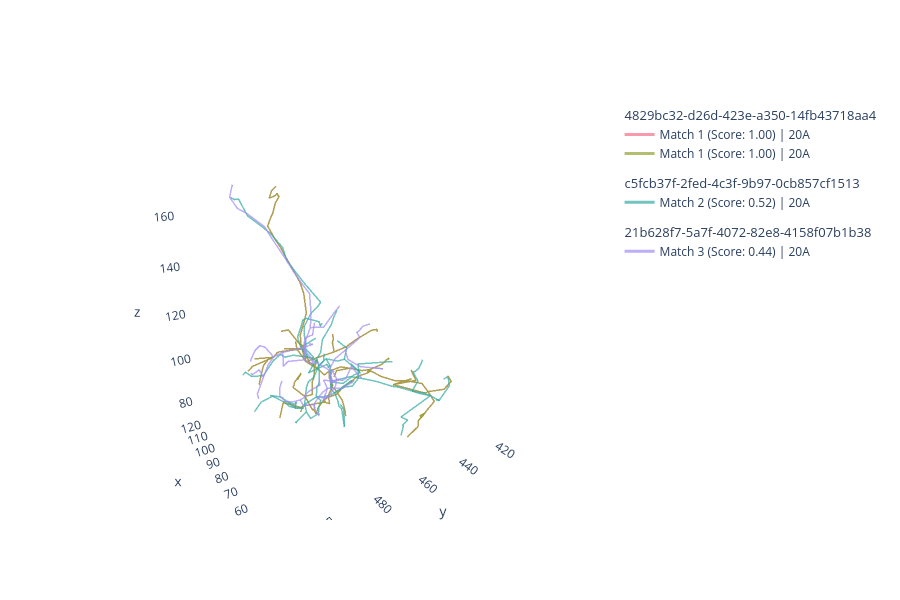
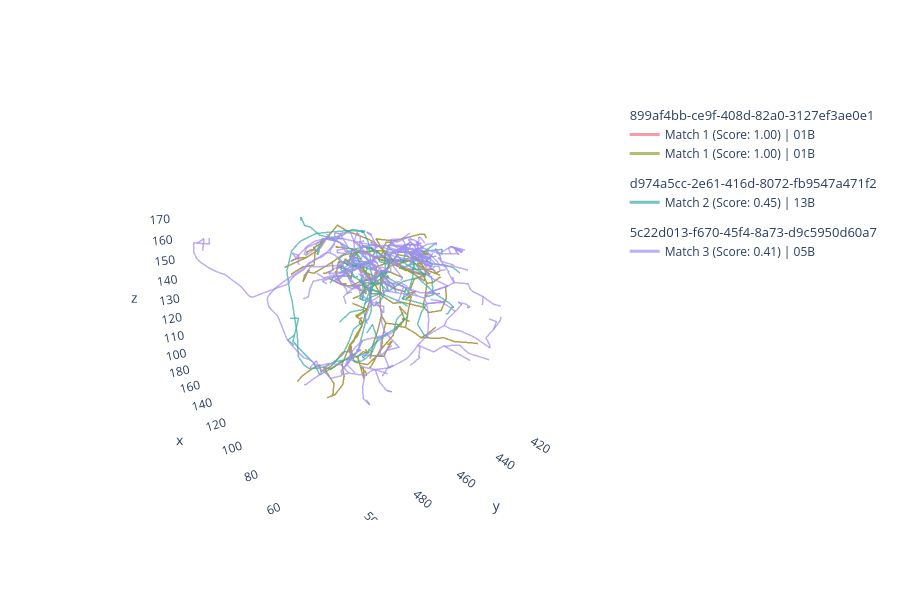

These figures' notebook cell, in order:
### Code cell
import numpy as np
import pandas as pd
import navis


def plot_best_k_3d(scores, query_id, performance_df, k=5):
    """
    Plots the query neuron and its top k matches in a single interactive 3D canvas.
    """
    # 1. Get top matches
    top_k = get_top_n_matches(scores, n=k)
    
    palette_k = sns.color_palette("husl", k+1)
    
    # 2. Extract and format metadata for the Query
    query_neuron = sorted_target_neurons.idx[query_id]
    actual_lineage = df_sorted[df_sorted["SWC filename"] == query_neuron.name]['classification_system'].iloc[0]
    predicted_lineage = performance_df.loc[performance_df['Query_ID'] == query_id, 'Predicted'].iloc[0]
    
    # Tag the query neuron name for the 3D legend
    query_neuron.label = f"QUERY ({query_neuron.name.split('_')[-1]}) | True: {actual_lineage} | Pred: {predicted_lineage}"
    
    # Create our collection of neurons to plot, starting with the query
    neurons_to_plot = [query_neuron]
    
    
    
    # 3. Gather and tag each of the top k matches
    for i in range(1, k + 1):
        next_match_id, next_match_score = top_k.loc[query_id, [f'rank_{i}_id', f'rank_{i}_score']]
        t_neuron_i = sorted_target_neurons.idx[next_match_id]
        
        infered_lineage = df_sorted[df_sorted["SWC filename"] == t_neuron_i.name]['classification_system'].iloc[0]
        
        # Labeling the neuron updates its entry in the 3D viewer's interactive legend
        t_neuron_i.label = f"Match {i} (Score: {next_match_score:.2f}) | {infered_lineage}"
        neurons_to_plot.append(t_neuron_i)
    
    # 4. Generate colors (e.g., Query is bright Red, matches are a gradient or sequential)
    # Alternatively, let navis automatically cycle through colors dynamically
    print(f"Opening interactive 3D view for Query {query_id}...")
    
    # Pass the list directly to plot3d
    # If using Jupyter, make sure your backend is set (e.g., navis.set_backend('plotly'))
    navis.plot3d(neurons_to_plot, color=palette_k, alpha=.7)

# Example Usage:
plot_best_k_3d(score_matrix_mean, best_query_id, performance_df=df_performance, k=k)

plot_best_k_3d(score_matrix_mean, worst_query_id, performance_df=df_performance, k=k)

### Figure 1 — Plotly figure (JSON) as saved in the notebook; plotly's stock layout.template omitted (floating-point values rounded to 4 significant figures; data arrays with more than 128 entries replaced by an {"elided": "..."} marker saying what was removed)
{"data": [{"hoverinfo": "none", "hovertext": " ", "legendgroup": "4829bc32-d26d-423e-a350-14fb43718aa4", "legendgrouptitle": {"text": "4829bc32-d26d-423e-a350-14fb43718aa4"}, "line": {"color": "rgb(246,112,136)", "dash": "solid", "width": 3}, "mode": "lines", "name": "Match 1 (Score: 1.00) | 20A", "opacity": 0.7, "showlegend": true, "type": "scatter3d", "x": {"elided": "178 float values"}, "y": {"elided": "178 float values"}, "z": {"elided": "178 float values"}}, {"hoverinfo": "none", "hovertext": " ", "legendgroup": "4829bc32-d26d-423e-a350-14fb43718aa4", "legendgrouptitle": {"text": "4829bc32-d26d-423e-a350-14fb43718aa4"}, "line": {"color": "rgb(150,163,49)", "dash": "solid", "width": 3}, "mode": "lines", "name": "Match 1 (Score: 1.00) | 20A", "opacity": 0.7, "showlegend": true, "type": "scatter3d", "x": {"elided": "178 float values"}, "y": {"elided": "178 float values"}, "z": {"elided": "178 float values"}}, {"hoverinfo": "none", "hovertext": " ", "legendgroup": "c5fcb37f-2fed-4c3f-9b97-0cb857cf1513", "legendgrouptitle": {"text": "c5fcb37f-2fed-4c3f-9b97-0cb857cf1513"}, "line": {"color": "rgb(53,172,164)", "dash": "solid", "width": 3}, "mode": "lines", "name": "Match 2 (Score: 0.52) | 20A", "opacity": 0.7, "showlegend": true, "type": "scatter3d", "x": {"elided": "197 float values"}, "y": {"elided": "197 float values"}, "z": {"elided": "197 float values"}}, {"hoverinfo": "none", "hovertext": " ", "legendgroup": "21b628f7-5a7f-4072-82e8-4158f07b1b38", "legendgrouptitle": {"text": "21b628f7-5a7f-4072-82e8-4158f07b1b38"}, "line": {"color": "rgb(163,140,244)", "dash": "solid", "width": 3}, "mode": "lines", "name": "Match 3 (Score: 0.44) | 20A", "opacity": 0.7, "showlegend": true, "type": "scatter3d", "x": {"elided": "149 float values"}, "y": {"elided": "149 float values"}, "z": {"elided": "149 float values"}}], "layout": {"autosize": true, "height": 600, "legend": {"bgcolor": "rgba(0,0,0,0)", "orientation": "v"}, "paper_bgcolor": "rgba(0,0,0,0)", "plot_bgcolor": "rgba(0,0,0,0)", "scene": {"aspectmode": "data", "aspectratio": {"x": 1, "y": 1, "z": 1}, "camera": {"eye": {"x": -1.743, "y": 1.071, "z": 0.71}, "up": {"x": 0, "y": 0, "z": 1}}, "xaxis": {"backgroundcolor": "rgb(240, 240, 240)", "gridcolor": "rgb(255, 255, 255)", "showbackground": false, "showgrid": false, "showline": false, "zerolinecolor": "rgb(255, 255, 255)"}, "yaxis": {"backgroundcolor": "rgb(240, 240, 240)", "gridcolor": "rgb(255, 255, 255)", "showbackground": false, "showgrid": false, "showline": false, "zerolinecolor": "rgb(255, 255, 255)"}, "zaxis": {"backgroundcolor": "rgb(240, 240, 240)", "gridcolor": "rgb(255, 255, 255)", "showbackground": false, "showgrid": false, "showline": false, "zerolinecolor": "rgb(255, 255, 255)"}}, "showlegend": true}}

### Figure 2 — Plotly figure (JSON) as saved in the notebook; plotly's stock layout.template omitted (floating-point values rounded to 4 significant figures; data arrays with more than 128 entries replaced by an {"elided": "..."} marker saying what was removed)
{"data": [{"hoverinfo": "none", "hovertext": " ", "legendgroup": "899af4bb-ce9f-408d-82a0-3127ef3ae0e1", "legendgrouptitle": {"text": "899af4bb-ce9f-408d-82a0-3127ef3ae0e1"}, "line": {"color": "rgb(246,112,136)", "dash": "solid", "width": 3}, "mode": "lines", "name": "Match 1 (Score: 1.00) | 01B", "opacity": 0.7, "showlegend": true, "type": "scatter3d", "x": {"elided": "464 float values"}, "y": {"elided": "464 float values"}, "z": {"elided": "464 float values"}}, {"hoverinfo": "none", "hovertext": " ", "legendgroup": "899af4bb-ce9f-408d-82a0-3127ef3ae0e1", "legendgrouptitle": {"text": "899af4bb-ce9f-408d-82a0-3127ef3ae0e1"}, "line": {"color": "rgb(150,163,49)", "dash": "solid", "width": 3}, "mode": "lines", "name": "Match 1 (Score: 1.00) | 01B", "opacity": 0.7, "showlegend": true, "type": "scatter3d", "x": {"elided": "464 float values"}, "y": {"elided": "464 float values"}, "z": {"elided": "464 float values"}}, {"hoverinfo": "none", "hovertext": " ", "legendgroup": "d974a5cc-2e61-416d-8072-fb9547a471f2", "legendgrouptitle": {"text": "d974a5cc-2e61-416d-8072-fb9547a471f2"}, "line": {"color": "rgb(53,172,164)", "dash": "solid", "width": 3}, "mode": "lines", "name": "Match 2 (Score: 0.45) | 13B", "opacity": 0.7, "showlegend": true, "type": "scatter3d", "x": {"elided": "417 float values"}, "y": {"elided": "417 float values"}, "z": {"elided": "417 float values"}}, {"hoverinfo": "none", "hovertext": " ", "legendgroup": "5c22d013-f670-45f4-8a73-d9c5950d60a7", "legendgrouptitle": {"text": "5c22d013-f670-45f4-8a73-d9c5950d60a7"}, "line": {"color": "rgb(163,140,244)", "dash": "solid", "width": 3}, "mode": "lines", "name": "Match 3 (Score: 0.41) | 05B", "opacity": 0.7, "showlegend": true, "type": "scatter3d", "x": {"elided": "906 float values"}, "y": {"elided": "906 float values"}, "z": {"elided": "906 float values"}}], "layout": {"autosize": true, "height": 600, "legend": {"bgcolor": "rgba(0,0,0,0)", "orientation": "v"}, "paper_bgcolor": "rgba(0,0,0,0)", "plot_bgcolor": "rgba(0,0,0,0)", "scene": {"aspectmode": "data", "aspectratio": {"x": 1, "y": 1, "z": 1}, "camera": {"eye": {"x": -1.743, "y": 1.071, "z": 0.71}, "up": {"x": 0, "y": 0, "z": 1}}, "xaxis": {"backgroundcolor": "rgb(240, 240, 240)", "gridcolor": "rgb(255, 255, 255)", "showbackground": false, "showgrid": false, "showline": false, "zerolinecolor": "rgb(255, 255, 255)"}, "yaxis": {"backgroundcolor": "rgb(240, 240, 240)", "gridcolor": "rgb(255, 255, 255)", "showbackground": false, "showgrid": false, "showline": false, "zerolinecolor": "rgb(255, 255, 255)"}, "zaxis": {"backgroundcolor": "rgb(240, 240, 240)", "gridcolor": "rgb(255, 255, 255)", "showbackground": false, "showgrid": false, "showline": false, "zerolinecolor": "rgb(255, 255, 255)"}}, "showlegend": true}}
